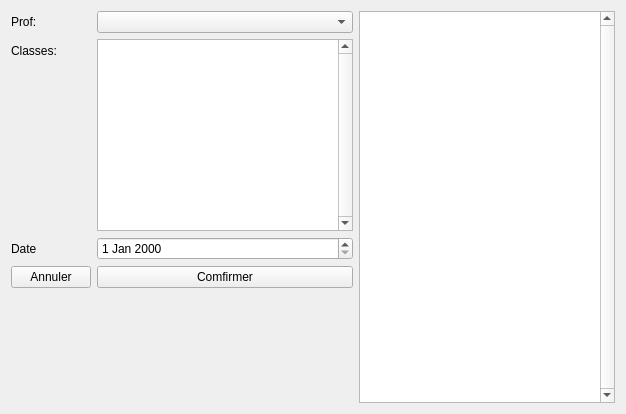
                   <widget class="QWidget" name="tabClassProf">
                    <attribute name="icon">
                     <iconset>
                      <normaloff>../resources/images/icons8-data-provider-24.png</normaloff>../resources/images/icons8-data-provider-24.png</iconset>
                    </attribute>
                    <attribute name="title">
                     <string>PROF-CLASSE</string>
                    </attribute>
                    <layout class="QHBoxLayout" name="horizontalLayout_16">
                     <item>
                      <layout class="QFormLayout" name="formLayout_7">
                       <item row="0" column="0">
                        <widget class="QLabel" name="prof_class_profLabel">
                         <property name="text">
                          <string>Prof:</string>
                         </property>
                        </widget>
                       </item>
                       <item row="0" column="1">
                        <widget class="QComboBox" name="Prof_Class_Combo"/>
                       </item>
                       <item row="1" column="0">
                        <widget class="QLabel" name="prof_class_classLabel">
                         <property name="text">
                          <string>Classes:</string>
                         </property>
                        </widget>
                       </item>
                       <item row="1" column="1">
                        <widget class="QListWidget" name="profClassListWidget">
                         <property name="verticalScrollBarPolicy">
                          <enum>Qt::ScrollBarAlwaysOn</enum>
                         </property>
                         <property name="horizontalScrollBarPolicy">
                          <enum>Qt::ScrollBarAsNeeded</enum>
                         </property>
                         <property name="tabKeyNavigation">
                          <bool>true</bool>
                         </property>
                         <property name="dragEnabled">
                          <bool>true</bool>
                         </property>
                         <property name="dragDropOverwriteMode">
                          <bool>false</bool>
                         </property>
                         <property name="dragDropMode">
                          <enum>QAbstractItemView::DragDrop</enum>
                         </property>
                         <property name="defaultDropAction">
                          <enum>Qt::MoveAction</enum>
                         </property>
                         <property name="alternatingRowColors">
                          <bool>true</bool>
                         </property>
                         <property name="selectionMode">
                          <enum>QAbstractItemView::MultiSelection</enum>
                         </property>
                         <property name="selectionRectVisible">
                          <bool>false</bool>
                         </property>
                        </widget>
                       </item>
                       <item row="2" column="0">
                        <widget class="QLabel" name="prod_class_datelabel">
                         <property name="text">
                          <string>Date</string>
                         </property>
                        </widget>
                       </item>
                       <item row="2" column="1">
                        <widget class="QDateEdit" name="prof_class_date"/>
                       </item>
                       <item row="3" column="0">
                        <widget class="QPushButton" name="prof_class_annuler">
                         <property name="text">
                          <string>Annuler</string>
                         </property>
                        </widget>
                       </item>
                       <item row="3" column="1">
                        <widget class="QPushButton" name="prof_class_comfirmer">
                         <property name="text">
                          <string>Comfirmer</string>
                         </property>
                        </widget>
                       </item>
                       <item row="4" column="1">
                        <spacer name="verticalSpacer_13">
                         <property name="orientation">
                          <enum>Qt::Vertical</enum>
                         </property>
                         <property name="sizeHint" stdset="0">
                          <size>
                           <width>20</width>
                           <height>109</height>
                          </size>
                         </property>
                        </spacer>
                       </item>
                      </layout>
                     </item>
                     <item>
                      <widget class="QListWidget" name="listWidget_2">
                       <property name="verticalScrollBarPolicy">
                        <enum>Qt::ScrollBarAlwaysOn</enum>
                       </property>
                       <property name="dragEnabled">
                        <bool>true</bool>
                       </property>
                       <property name="dragDropOverwriteMode">
                        <bool>false</bool>
                       </property>
                       <property name="dragDropMode">
                        <enum>QAbstractItemView::DragDrop</enum>
                       </property>
                       <property name="defaultDropAction">
                        <enum>Qt::MoveAction</enum>
                       </property>
                       <property name="alternatingRowColors">
                        <bool>true</bool>
                       </property>
                       <property name="selectionMode">
                        <enum>QAbstractItemView::MultiSelection</enum>
                       </property>
                      </widget>
                     </item>
                    </layout>
                   </widget>
